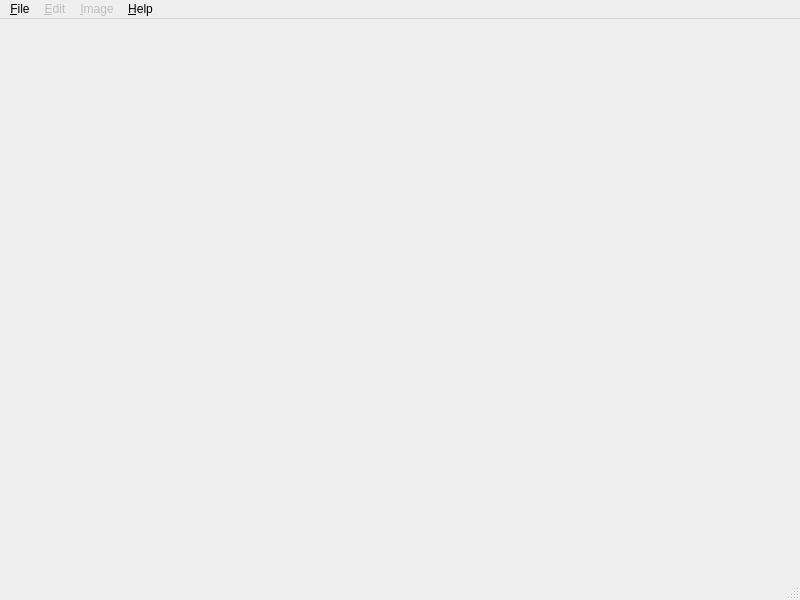
<?xml version="1.0" encoding="UTF-8"?>
<ui version="4.0">
 <class>MainWindow</class>
 <widget class="QMainWindow" name="MainWindow">
  <property name="geometry">
   <rect>
    <x>0</x>
    <y>0</y>
    <width>800</width>
    <height>600</height>
   </rect>
  </property>
  <property name="windowTitle">
   <string>Image Editor</string>
  </property>
  <widget class="QWidget" name="centralwidget">
   <layout class="QHBoxLayout" name="horizontalLayout"/>
  </widget>
  <widget class="QMenuBar" name="menubar">
   <property name="geometry">
    <rect>
     <x>0</x>
     <y>0</y>
     <width>800</width>
     <height>22</height>
    </rect>
   </property>
   <widget class="QMenu" name="menuFile">
    <property name="title">
     <string>&amp;File</string>
    </property>
    <addaction name="actionOpen"/>
    <addaction name="separator"/>
    <addaction name="actionSave"/>
    <addaction name="separator"/>
    <addaction name="actionQuit"/>
   </widget>
   <widget class="QMenu" name="menuEdit">
    <property name="enabled">
     <bool>false</bool>
    </property>
    <property name="title">
     <string>&amp;Edit</string>
    </property>
    <addaction name="actionUndo"/>
    <addaction name="actionRedo"/>
    <addaction name="separator"/>
    <addaction name="actionCut"/>
    <addaction name="actionCopy"/>
   </widget>
   <widget class="QMenu" name="menuImage">
    <property name="enabled">
     <bool>false</bool>
    </property>
    <property name="title">
     <string>&amp;Image</string>
    </property>
    <widget class="QMenu" name="menuRotate">
     <property name="title">
      <string>Rotate</string>
     </property>
     <addaction name="actionRotate90Right"/>
     <addaction name="actionRotate90Left"/>
     <addaction name="actionRotate180"/>
    </widget>
    <widget class="QMenu" name="menuMirror">
     <property name="title">
      <string>Mirror</string>
     </property>
     <addaction name="actionMirrorVertically"/>
     <addaction name="actionMirrorHorizontally"/>
    </widget>
    <addaction name="menuRotate"/>
    <addaction name="menuMirror"/>
    <addaction name="separator"/>
   </widget>
   <widget class="QMenu" name="menuHelp">
    <property name="title">
     <string>&amp;Help</string>
    </property>
    <addaction name="actionAbout"/>
    <addaction name="actionKeybindings"/>
   </widget>
   <addaction name="menuFile"/>
   <addaction name="menuEdit"/>
   <addaction name="menuImage"/>
   <addaction name="menuHelp"/>
  </widget>
  <widget class="QStatusBar" name="statusbar"/>
  <action name="actionOpen">
   <property name="text">
    <string>Open</string>
   </property>
  </action>
  <action name="actionSave">
   <property name="enabled">
    <bool>false</bool>
   </property>
   <property name="text">
    <string>Save</string>
   </property>
  </action>
  <action name="actionQuit">
   <property name="text">
    <string>Quit</string>
   </property>
  </action>
  <action name="actionUndo">
   <property name="text">
    <string>Undo</string>
   </property>
  </action>
  <action name="actionRedo">
   <property name="text">
    <string>Redo</string>
   </property>
  </action>
  <action name="actionCut">
   <property name="text">
    <string>Cut</string>
   </property>
  </action>
  <action name="actionCopy">
   <property name="text">
    <string>Copy</string>
   </property>
  </action>
  <action name="actionRotate90Right">
   <property name="text">
    <string>Rotate 90° Right</string>
   </property>
  </action>
  <action name="actionRotate90Left">
   <property name="text">
    <string>Rotate 90° Left</string>
   </property>
  </action>
  <action name="actionRotate180">
   <property name="text">
    <string>Rotate 180°</string>
   </property>
  </action>
  <action name="actionMirrorVertically">
   <property name="text">
    <string>Vertically</string>
   </property>
  </action>
  <action name="actionMirrorHorizontally">
   <property name="text">
    <string>Horizontally</string>
   </property>
  </action>
  <action name="actionRectangle">
   <property name="text">
    <string>Rectangle</string>
   </property>
  </action>
  <action name="actionAbout">
   <property name="text">
    <string>About</string>
   </property>
  </action>
  <action name="actionKeybindings">
   <property name="text">
    <string>Keybindings</string>
   </property>
  </action>
 </widget>
 <resources/>
 <connections/>
</ui>
